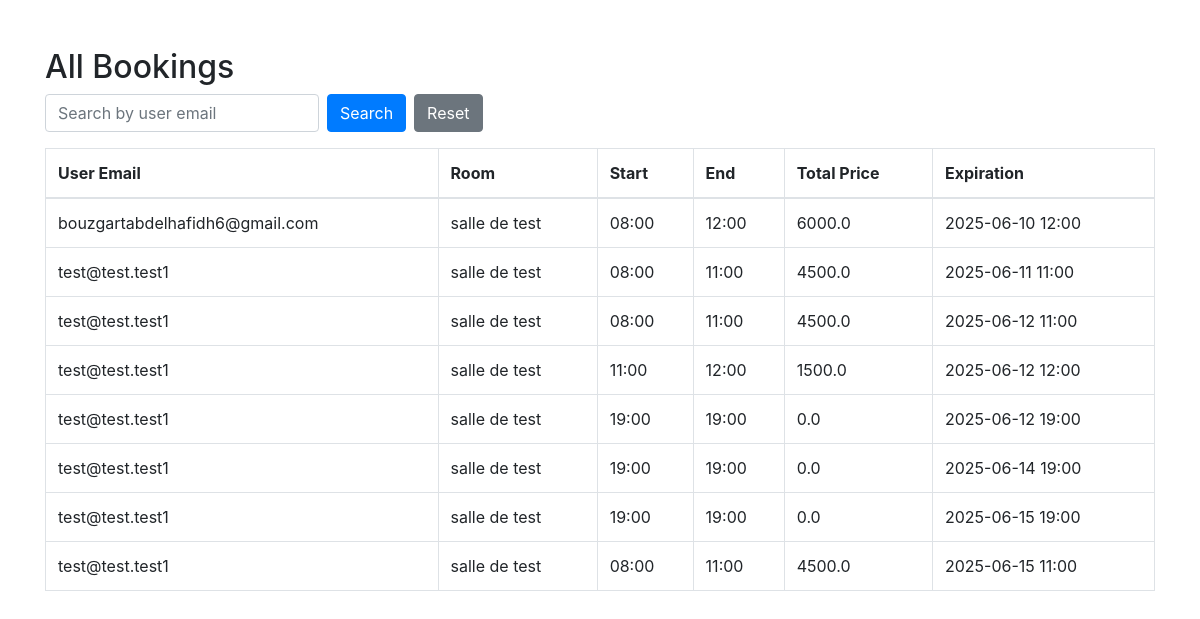
Before: /admin/bookings with the older database file.
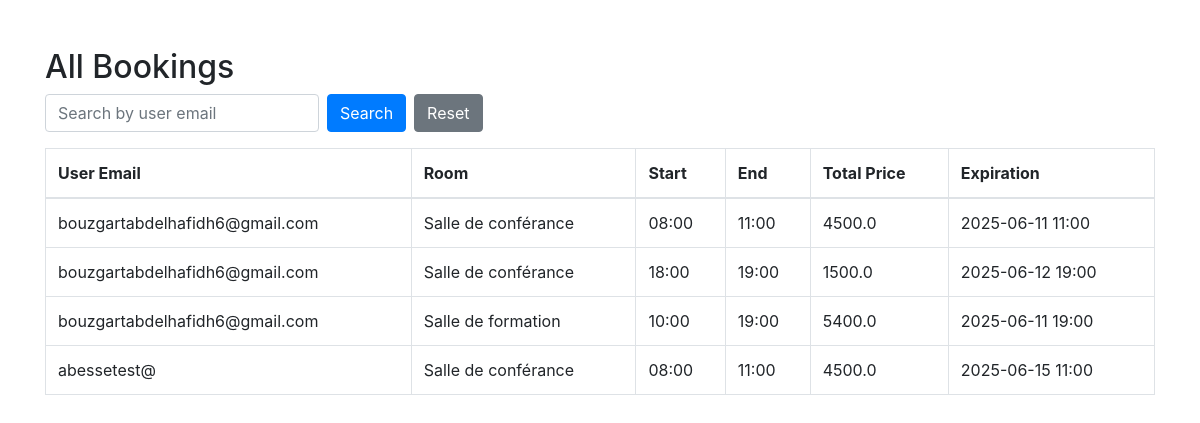
After: the same page with the newer database file.
### models.py (models this page shows)
class Booking(db.Model):
    __tablename__ = 'bookings'
    id = db.Column(db.Integer, primary_key=True)
    user_id = db.Column(db.Integer, db.ForeignKey('users.id'), nullable=False)
    room_id = db.Column(db.Integer, db.ForeignKey('rooms.id'), nullable=False)
    date = db.Column(db.Date, nullable=False)
    start_time = db.Column(db.Time, nullable=False)
    slot_count = db.Column(db.Integer, nullable=False)    # nombre de slot réservé
    total_price = db.Column(db.Float, nullable=True)

class User(db.Model):
    __tablename__ = 'users'
    id = db.Column(db.Integer, primary_key=True)
    name = db.Column(db.String(100), nullable=False)
    email = db.Column(db.String(120), unique=True, nullable=False)
    number = db.Column(db.Integer,unique=True,nullable=False)
    password = db.Column(db.String(100), nullable=False)
    role = db.Column(db.String(20), default='Normal user')
    balance = db.Column(db.Float, default=0.0)
    bookings = db.relationship('Booking', backref='user')
    recharges = db.relationship('Recharge', backref='user')

class Room(db.Model):
    __tablename__ = 'rooms'
    id = db.Column(db.Integer, primary_key=True)
    name = db.Column(db.String(100), nullable=False)
    capacity = db.Column(db.Integer, nullable=False)
    slot_price = db.Column(db.Float, nullable=False)
    slot_duration =db.Column(db.Integer,nullable=False,default=60)  #ppar défault 1h
    location_id = db.Column(db.Integer, db.ForeignKey('locations.id'), nullable=False)
    bookings = db.relationship('Booking', backref='room')
    image_data = db.Column(db.LargeBinary)

### admin_bcnslg_bleu.py (the view)
@admin_bp.route('/bookings')
def bookings_page():
    from data_access1 import get_all_bookings
    search_email = request.args.get('search_email', '').strip().lower()
    bookings = get_all_bookings()
    if search_email:
        bookings = [b for b in bookings if b.user and b.user.email and search_email in b.user.email.lower()]
    return render_template('bookings.html', bookings=bookings)

### app.py (called while the page is built)
@app.template_filter('zfill')
def zfill_filter(s, width=2):
    return str(s).zfill(width)

### data_access1.py (called while the page is built)
def get_all_bookings():
    return Booking.query.all()

### templates/bookings.html (shortened to what this page needs)
<!DOCTYPE html>
<html lang="en">
<head>
    <link rel="stylesheet" href="https://stackpath.bootstrapcdn.com/bootstrap/4.5.2/css/bootstrap.min.css">
</head>
<body>
<div class="container mt-5">
    <h2>All Bookings</h2>
    <form method="get" class="form-inline mb-3">
        <input type="text" name="search_email" class="form-control mr-2" placeholder="Search by user email" value="{{ request.args.get('search_email', '') }}">
        <button type="submit" class="btn btn-primary">Search</button>
        <a href="{{ url_for('admin_bp.bookings_page') }}" class="btn btn-secondary ml-2">Reset</a>
    </form>
    <table class="table table-bordered">
        <thead>
            <tr>
                <th>User Email</th>
                <th>Room</th>
                <th>Start</th>
                <th>End</th>
                <th>Total Price</th>
                <th>Expiration</th>
            </tr>
        </thead>
        <tbody>
            {% for booking in bookings %}
            <tr>
                <td>{{ booking.user.email }}</td>
                <td>{{ booking.room.name }}</td>
                <td>{{ booking.start_time.strftime('%H:%M') }}</td>
                <td>
                    {% set total_minutes = booking.start_time.minute + booking.slot_count * booking.room.slot_duration %}
                    {% set end_hour = booking.start_time.hour + (total_minutes // 60) %}
                    {% set end_minute = total_minutes % 60 %}
                    {{ end_hour|string|zfill(2) }}:{{ end_minute|string|zfill(2) }}
                </td>
                <td>{{ booking.total_price }}</td>
                <td>
                    {{ booking.date }} {{ end_hour|string|zfill(2) }}:{{ end_minute|string|zfill(2) }}
                </td>
            </tr>
            {% endfor %}
        </tbody>
    </table>
</div>
</body>
</html>

Changed rows visible on the page:
removed Booking: user.email "test@test.test1", room.name "salle de test", start_time "19:00", end_hour "19", end_minute "00", total_price "0.0", date "2025-06-12"
removed Booking: user.email "test@test.test1", room.name "salle de test", start_time "19:00", end_hour "19", end_minute "00", total_price "0.0", date "2025-06-14"
removed Booking: user.email "test@test.test1", room.name "salle de test", start_time "19:00", end_hour "19", end_minute "00", total_price "0.0", date "2025-06-15"
removed Booking: user.email "test@test.test1", room.name "salle de test", start_time "08:00", end_hour "11", end_minute "00", total_price "4500.0", date "2025-06-15"
changed Booking (number 1 of 4 on the later page): room.name "salle de test" → "Salle de conférance"; end_hour "12" → "11"; total_price "6000.0" → "4500.0"; date "2025-06-10" → "2025-06-11"
changed Booking (number 2 of 4 on the later page): user.email "test@test.test1" → "bouzgartabdelhafidh6@gmail.com"; room.name "salle de test" → "Salle de conférance"; start_time "08:00" → "18:00"; end_hour "11" → "19"; total_price "4500.0" → "1500.0"; date "2025-06-11" → "2025-06-12"
changed Booking: user.email "test@test.test1" → "bouzgartabdelhafidh6@gmail.com"; room.name "salle de test" → "Salle de formation"; start_time "08:00" → "10:00"; end_hour "11" → "19"; total_price "4500.0" → "5400.0"; date "2025-06-12" → "2025-06-11"
changed Booking: user.email "test@test.test1" → "abessetest@"; room.name "salle de test" → "Salle de conférance"; start_time "11:00" → "08:00"; end_hour "12" → "11"; total_price "1500.0" → "4500.0"; date "2025-06-12" → "2025-06-15"
